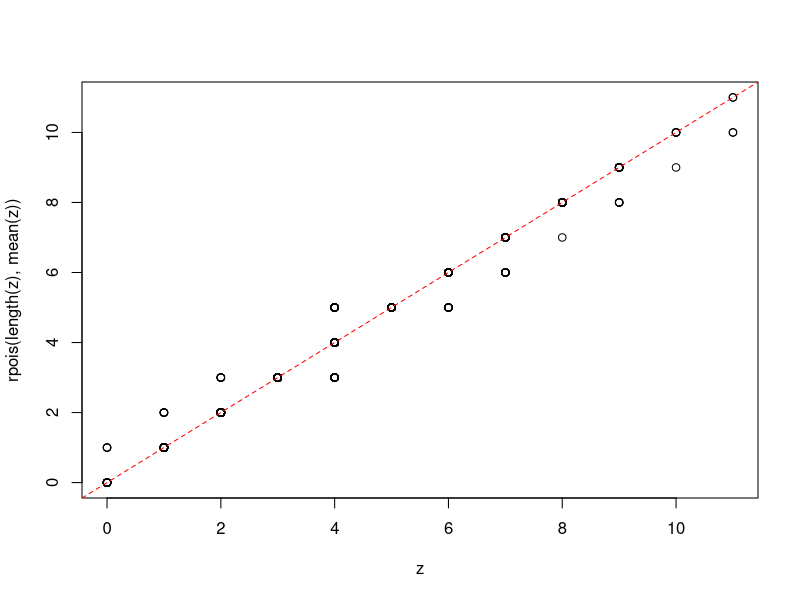
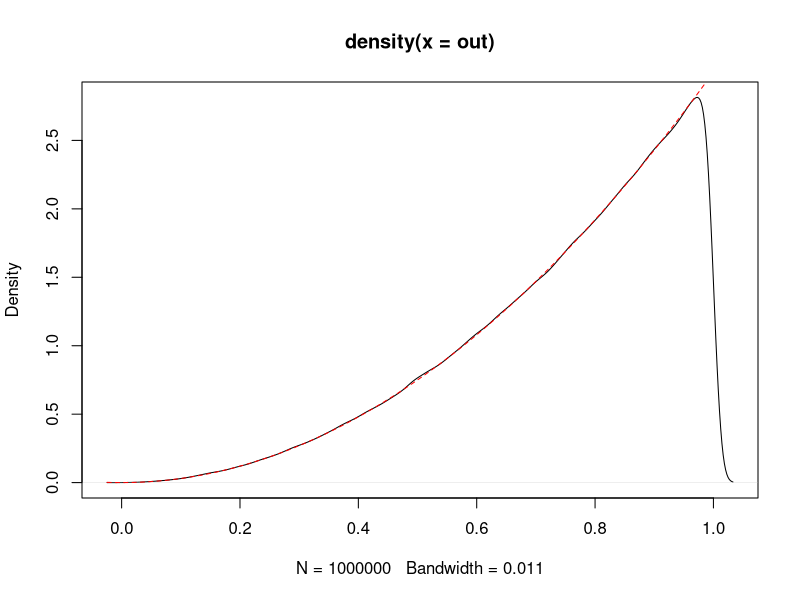

Here is the R script that generated these plots, in order:
## Lab 1 (14/09/2023)
# Laura Belizón Merchán - 100452273
# Jorge Lázaro Ruiz     - 100452172

## Checkpoint 1
# The addition of two independent Poisson random variables, with average λ1 and λ2, respectively, is another Poisson variable, which we denote as Pois(λ)
# Search R’s help to find out how to generate n observations of a Poisson random variable with parameter λ.
  # We found out that the function is rpois(n, lambda)

# Generate 1000 observations from a random variable X∼Pois(1)
x = rpois(1000, 1)

# Generate 1000 observations from a random variable Y∼Pois(3)
y = rpois(1000, 3)

# Compute the addition Z=X+Y and confirm that the mean is close to the expected value.
z = x + y

# Generate the Q-Q plot corresponding to the comparison of Z vs. a Poisson random of the expected average. Comment on the differences observed as compared against the case of continuous random variables.
qqplot(z, rpois(length(z), mean(z)))
mean(z)  # This mean should be 1 + 3 = 4 because Z = X + Y, but it's not.
abline(0, 1, lty=2, col='red')

  # Although there are 1000 observations, the plot appears to have much fewer.
  # This is because our case is discrete, hence the points are overlapping.


## Checkpoint 2
# Assume a random variable, X^M, which is defined as the maximum of three independent random variables, each one uniformly distributed in [0,1]
# X^M=max{U(0,1),U(0,1),U(0,1)}
# Compute the median and plot the density function of X^M, and compare it vs. the corresponding values obtained via analysis. 

N <- 1000
trials <- 1000
out <- sapply(1:trials, function(i) {
  u1 <- runif(N, 0, 1)
  u2 <- runif(N, 0, 1)
  u3 <- runif(N, 0, 1)
  return(pmax(u1, u2, u3))
})
median = median(out)
den = density(out)  # Value calculated by hand is approx. 0.793
plot(den)
f = function(x) 3*x^2  # Function calculated by hand
curve(f(x), add=TRUE, lty=2, col="red")
